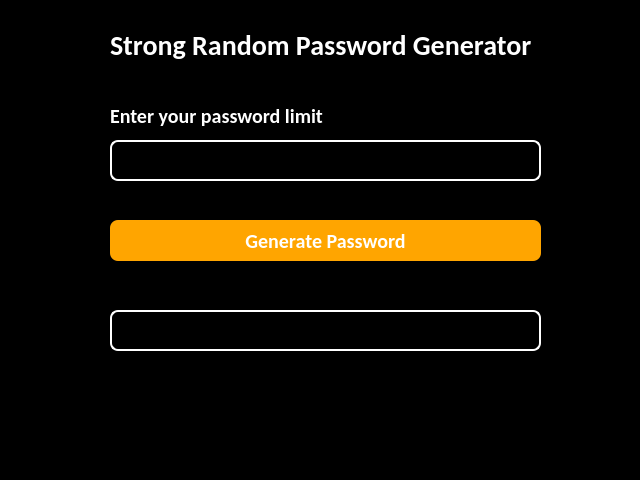
<?xml version="1.0" encoding="UTF-8"?>
<ui version="4.0">
 <class>MainWindow</class>
 <widget class="QMainWindow" name="MainWindow">
  <property name="geometry">
   <rect>
    <x>0</x>
    <y>0</y>
    <width>640</width>
    <height>480</height>
   </rect>
  </property>
  <property name="windowTitle">
   <string>Strong Random Password Generator</string>
  </property>
  <property name="styleSheet">
   <string notr="true">background-color:black;</string>
  </property>
  <widget class="QWidget" name="centralwidget">
   <widget class="QLabel" name="appTitle">
    <property name="geometry">
     <rect>
      <x>110</x>
      <y>20</y>
      <width>431</width>
      <height>51</height>
     </rect>
    </property>
    <property name="styleSheet">
     <string notr="true">font-family:Calibri;
font-weight:bold;
font-size:28px;
color:white;</string>
    </property>
    <property name="text">
     <string>Strong Random Password Generator</string>
    </property>
   </widget>
   <widget class="QLabel" name="passwordLimitTitle">
    <property name="geometry">
     <rect>
      <x>110</x>
      <y>90</y>
      <width>431</width>
      <height>51</height>
     </rect>
    </property>
    <property name="styleSheet">
     <string notr="true">font-family:Calibri;
font-weight:bold;
font-size:20px;
color:white;</string>
    </property>
    <property name="text">
     <string>Enter your password limit</string>
    </property>
   </widget>
   <widget class="QLineEdit" name="passwordLimit">
    <property name="geometry">
     <rect>
      <x>110</x>
      <y>140</y>
      <width>431</width>
      <height>41</height>
     </rect>
    </property>
    <property name="styleSheet">
     <string notr="true">font-family:Calibri;
font-weight:bold;
padding:8x;
font-size:18px;
color:white;
border:2px solid white;
border-radius:8px;</string>
    </property>
   </widget>
   <widget class="QPushButton" name="generatePasswordButton">
    <property name="geometry">
     <rect>
      <x>110</x>
      <y>220</y>
      <width>431</width>
      <height>41</height>
     </rect>
    </property>
    <property name="styleSheet">
     <string notr="true">background-color:orange;
color:white;
font-family:Calibri;
font-weight:bold;
font-size:20px;
border-radius:8px;
</string>
    </property>
    <property name="text">
     <string>Generate Password</string>
    </property>
   </widget>
   <widget class="QLineEdit" name="outputBox">
    <property name="geometry">
     <rect>
      <x>110</x>
      <y>310</y>
      <width>431</width>
      <height>41</height>
     </rect>
    </property>
    <property name="styleSheet">
     <string notr="true">font-family:Calibri;
font-weight:bold;
padding:8x;
font-size:18px;
color:white;
border:2px solid white;
border-radius:8px;</string>
    </property>
   </widget>
  </widget>
  <widget class="QStatusBar" name="statusbar"/>
 </widget>
 <resources/>
 <connections/>
</ui>
